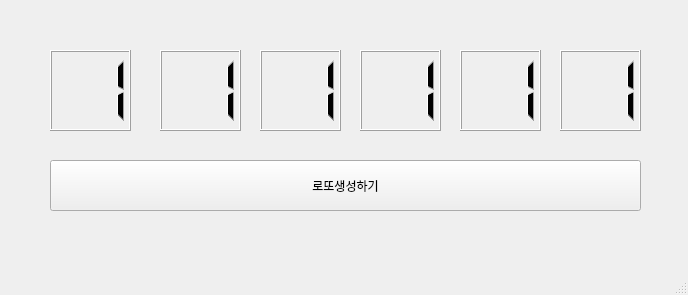
<?xml version="1.0" encoding="UTF-8"?>
<ui version="4.0">
 <class>MainWindow</class>
 <widget class="QMainWindow" name="MainWindow">
  <property name="geometry">
   <rect>
    <x>0</x>
    <y>0</y>
    <width>688</width>
    <height>295</height>
   </rect>
  </property>
  <property name="windowTitle">
   <string>MainWindow</string>
  </property>
  <widget class="QWidget" name="centralwidget">
   <widget class="QLCDNumber" name="ln1">
    <property name="geometry">
     <rect>
      <x>50</x>
      <y>50</y>
      <width>81</width>
      <height>81</height>
     </rect>
    </property>
    <property name="digitCount">
     <number>2</number>
    </property>
    <property name="intValue" stdset="0">
     <number>1</number>
    </property>
   </widget>
   <widget class="QLCDNumber" name="ln2">
    <property name="geometry">
     <rect>
      <x>160</x>
      <y>50</y>
      <width>81</width>
      <height>81</height>
     </rect>
    </property>
    <property name="digitCount">
     <number>2</number>
    </property>
    <property name="intValue" stdset="0">
     <number>1</number>
    </property>
   </widget>
   <widget class="QLCDNumber" name="ln3">
    <property name="geometry">
     <rect>
      <x>260</x>
      <y>50</y>
      <width>81</width>
      <height>81</height>
     </rect>
    </property>
    <property name="digitCount">
     <number>2</number>
    </property>
    <property name="intValue" stdset="0">
     <number>1</number>
    </property>
   </widget>
   <widget class="QLCDNumber" name="ln4">
    <property name="geometry">
     <rect>
      <x>360</x>
      <y>50</y>
      <width>81</width>
      <height>81</height>
     </rect>
    </property>
    <property name="digitCount">
     <number>2</number>
    </property>
    <property name="intValue" stdset="0">
     <number>1</number>
    </property>
   </widget>
   <widget class="QLCDNumber" name="ln5">
    <property name="geometry">
     <rect>
      <x>460</x>
      <y>50</y>
      <width>81</width>
      <height>81</height>
     </rect>
    </property>
    <property name="digitCount">
     <number>2</number>
    </property>
    <property name="intValue" stdset="0">
     <number>1</number>
    </property>
   </widget>
   <widget class="QLCDNumber" name="ln6">
    <property name="geometry">
     <rect>
      <x>560</x>
      <y>50</y>
      <width>81</width>
      <height>81</height>
     </rect>
    </property>
    <property name="digitCount">
     <number>2</number>
    </property>
    <property name="intValue" stdset="0">
     <number>1</number>
    </property>
   </widget>
   <widget class="QPushButton" name="pb">
    <property name="geometry">
     <rect>
      <x>50</x>
      <y>160</y>
      <width>591</width>
      <height>51</height>
     </rect>
    </property>
    <property name="text">
     <string>로또생성하기</string>
    </property>
   </widget>
  </widget>
  <widget class="QMenuBar" name="menubar">
   <property name="geometry">
    <rect>
     <x>0</x>
     <y>0</y>
     <width>688</width>
     <height>21</height>
    </rect>
   </property>
  </widget>
  <widget class="QStatusBar" name="statusbar"/>
 </widget>
 <resources/>
 <connections/>
</ui>
